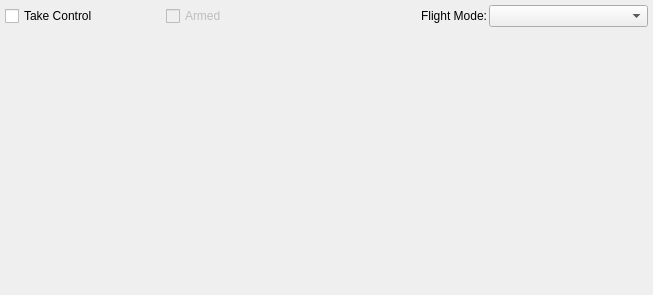
<?xml version="1.0" encoding="UTF-8"?>
<ui version="4.0">
 <class>GCSControl</class>
 <widget class="QWidget" name="GCSControl">
  <property name="geometry">
   <rect>
    <x>0</x>
    <y>0</y>
    <width>653</width>
    <height>295</height>
   </rect>
  </property>
  <property name="sizePolicy">
   <sizepolicy hsizetype="Expanding" vsizetype="Expanding">
    <horstretch>0</horstretch>
    <verstretch>0</verstretch>
   </sizepolicy>
  </property>
  <property name="windowTitle">
   <string>Form</string>
  </property>
  <property name="styleSheet">
   <string notr="true"/>
  </property>
  <layout class="QVBoxLayout" name="verticalLayout_2">
   <property name="spacing">
    <number>2</number>
   </property>
   <property name="leftMargin">
    <number>5</number>
   </property>
   <property name="topMargin">
    <number>5</number>
   </property>
   <property name="rightMargin">
    <number>5</number>
   </property>
   <property name="bottomMargin">
    <number>5</number>
   </property>
   <item>
    <layout class="QVBoxLayout" name="verticalLayout"/>
   </item>
   <item>
    <layout class="QHBoxLayout" name="horizontalLayout">
     <item>
      <widget class="QCheckBox" name="checkBoxGcsControl">
       <property name="toolTip">
        <string>Configure the input to receive control from the GCS. Unchecking restores your settings.</string>
       </property>
       <property name="text">
        <string>Take Control</string>
       </property>
      </widget>
     </item>
     <item>
      <widget class="QCheckBox" name="checkBoxArmed">
       <property name="enabled">
        <bool>false</bool>
       </property>
       <property name="text">
        <string>Armed</string>
       </property>
       <property name="checkable">
        <bool>true</bool>
       </property>
      </widget>
     </item>
     <item>
      <widget class="QLabel" name="label">
       <property name="text">
        <string>Flight Mode:</string>
       </property>
       <property name="alignment">
        <set>Qt::AlignRight|Qt::AlignTrailing|Qt::AlignVCenter</set>
       </property>
      </widget>
     </item>
     <item>
      <widget class="QComboBox" name="comboBoxFlightMode"/>
     </item>
    </layout>
   </item>
   <item>
    <layout class="QGridLayout" name="gridLayout" columnstretch="0,0,0">
     <property name="leftMargin">
      <number>0</number>
     </property>
     <property name="horizontalSpacing">
      <number>10</number>
     </property>
     <item row="0" column="0">
      <widget class="JoystickControl" name="widgetLeftStick" native="true">
       <property name="sizePolicy">
        <sizepolicy hsizetype="Preferred" vsizetype="Preferred">
         <horstretch>0</horstretch>
         <verstretch>0</verstretch>
        </sizepolicy>
       </property>
       <property name="minimumSize">
        <size>
         <width>100</width>
         <height>100</height>
        </size>
       </property>
       <property name="mouseTracking">
        <bool>false</bool>
       </property>
       <property name="styleSheet">
        <string notr="true">background:transparent</string>
       </property>
      </widget>
     </item>
     <item row="0" column="1">
      <spacer name="verticalSpacer">
       <property name="orientation">
        <enum>Qt::Vertical</enum>
       </property>
       <property name="sizeHint" stdset="0">
        <size>
         <width>2</width>
         <height>40</height>
        </size>
       </property>
      </spacer>
     </item>
     <item row="0" column="2">
      <widget class="JoystickControl" name="widgetRightStick" native="true">
       <property name="sizePolicy">
        <sizepolicy hsizetype="Preferred" vsizetype="Preferred">
         <horstretch>0</horstretch>
         <verstretch>0</verstretch>
        </sizepolicy>
       </property>
       <property name="minimumSize">
        <size>
         <width>100</width>
         <height>100</height>
        </size>
       </property>
       <property name="styleSheet">
        <string notr="true">background:transparent</string>
       </property>
      </widget>
     </item>
    </layout>
   </item>
  </layout>
 </widget>
 <customwidgets>
  <customwidget>
   <class>JoystickControl</class>
   <extends>QWidget</extends>
   <header>joystickcontrol.h</header>
   <container>1</container>
  </customwidget>
 </customwidgets>
 <resources/>
 <connections/>
</ui>
